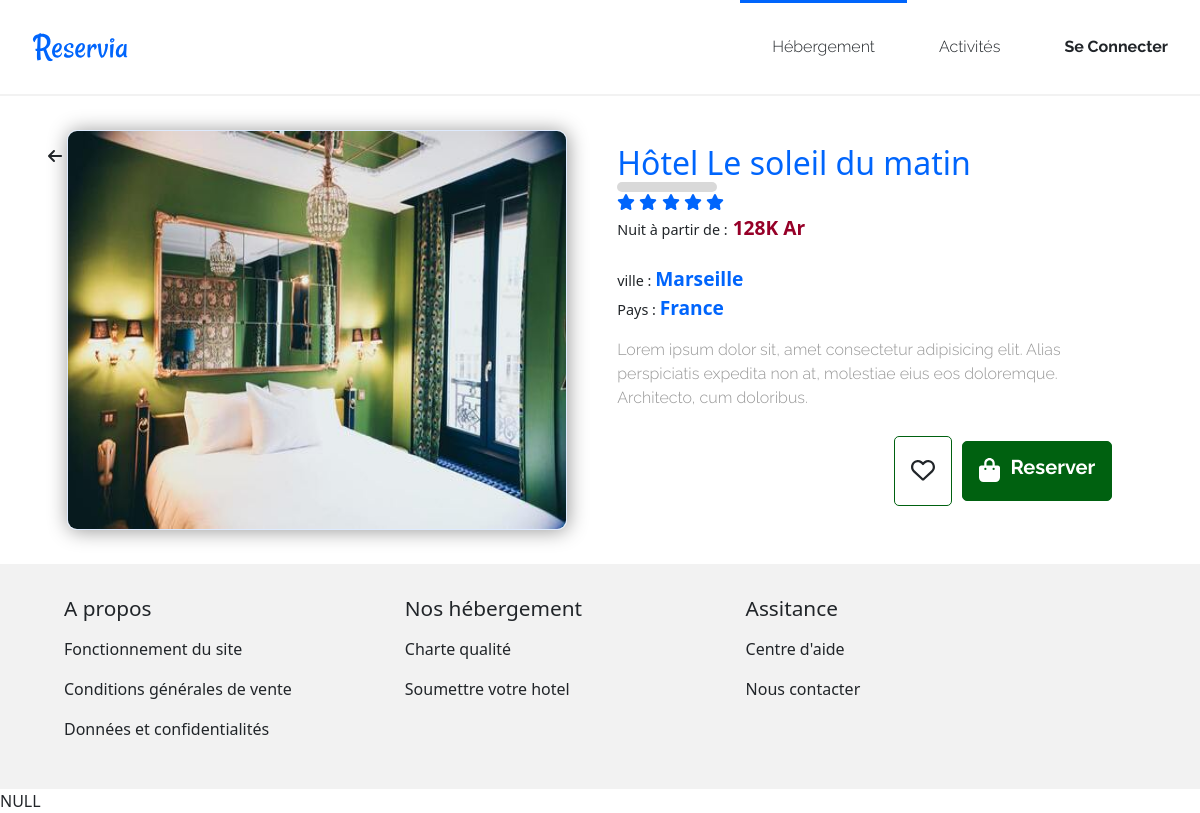
The app's page /index.php?controler=Reservia&action=EachHotel&id=7 with its own data.
### tables this page shows
CREATE TABLE `Hotel` (
  `id` int NOT NULL,
  `title` varchar(255) NOT NULL,
  `price` bigint NOT NULL,
  `label_image` varchar(1000) NOT NULL,
  `etoils` int NOT NULL,
  `description` text NOT NULL,
  `ville` varchar(255) NOT NULL,
  `continent` varchar(255) NOT NULL
);

### Kernel/View.php (called while the page is built, shortened)
<?php
class View{
    private string $fileName;
    private $path = "../App/Views/";
    public function __construct($fileName , $param = NULL){
        $this->fileName = $fileName;
    }
    public function display(){
        include($this->path . $this->fileName);
    }
}

### Www/index.php (called while the page is built, shortened)
<?php
include("../App/Views/header.php");
include("../include.php");
$actionGet = $_GET['action'];
$newControler = new $controler();
$action = $newControler->$actionGet();
$action->display();
include("../App/Views/footer.php");
var_dump($_SESSION['user'][0]['id']);

### include.php (called while the page is built, shortened)
<?php
spl_autoload_register(function($classe){
    $classe = "../". str_replace("\\", '/' , $classe). '.php';
});

### App/Controler/ReserviaControler.php (called while the page is built, shortened)
<?php
class ReserviaControler{
    public static function EachHotel(){
        $id = (int) $_GET['id'];
        $hotel = Reservia::find($id);
        return new View('reservia/EachHotel.php' , ['hotel' => $hotel[0]]);
    }
}

### App/Model/Reservia.php (called while the page is built, shortened)
<?php
class Reservia{
    public static function find($id){
        $query = "SELECT * FROM Hotel WHERE id=$id";
        return Connexion::query($query);
    }
}

### Kernel/Connexion.php (called while the page is built, shortened)
<?php
class Connexion {
    private static $pdo;
    public static function get(){
        $dns = "mysql:host=". Db::HOST .";dbname=".DB::NAME;
        $username = DB::USERNAME;
        $password = DB::PASSWORD;
        if(!isset(self::$pdo)){
            try {
                self::$pdo = new \PDO($dns,$username,$password);
                self::$pdo->setAttribute(\PDO::ATTR_ERRMODE , \PDO::ERRMODE_EXCEPTION);
            } catch (\PDOException $exception) {
                echo "erreur de connextion :".$exception->getMessage();
            }
        }
        return self::$pdo;
    }
    public static function query($query){
        $stmt = self::get()->query($query);
        return $stmt->fetchAll(PDO::FETCH_ASSOC);
    }
}

### App/Views/reservia/EachHotel.php (the view, shortened to what this page needs)
<article class="hostingEachCard">
    <div class="directionFleche">
        <a href="<?=$_SERVER['HTTP_REFERER']?>">
            <i class="fas fa-arrow-left "></i>
        </a>
    </div>
    <div class="hostingEachImage">
        <img class="hostingEachCardFigureImg" src="./dist/images/images/hebergements/4_small/<?= $hotel['label_image'] ?>" alt="Chambre avec un lit superposé avec une fenêtre vu sur la ville." />
    </div>
    <div class="hostingEachMain">
        <h1 class="hostingEachTitle">
            <?= $hotel['title'] ?>
        </h1>
        <div class="hostingStars">
            <?php for ($i = 0; $i < $hotel['etoils']; $i++) : ?>
                <i class="fas fa-star hostingMainCardGradeIcon" data-active="true"></i>
            <?php endfor; ?>
        </div>
        <p class="hostingEachPrice">
            Nuit à partir de :<strong> <?= $hotel['price'] ?>K Ar</strong> <br/> <br>
            ville : <strong><?= $hotel['ville'] ?></strong> <br>
            Pays : <strong><?= $hotel['continent'] ?></strong> <br>
        </p>
        <p class="hostingEachDesc"><?= $hotel['description'] ?></p>
        <div class="hostingEachBtmContenaire">
            <a href="?controler=Reservia&action=index" class="hostingEachBtm hostinEachHeart">
                <i class="far fa-heart"></i>
            </a>
            <a href="#reservation" id="goReserve" class="hostingEachBtm hostinEachReserve">
                <div class="icone">
                    <i class="fas fa-shopping-bag"></i>
                </div>
                <h5>Reserver</h5>
            </a>
        </div>
    </div>
</article>

### records on screen
hotel: label_image (picture), title "Hôtel Le soleil du matin", etoils 5 (drawn), price "128", ville "Marseille", continent "France", description "Lorem ipsum dolor sit, amet consectetur adipisicing elit. Alias perspiciatis expedita non at, molestiae eius eos doloremque. Architecto, cum doloribus."
